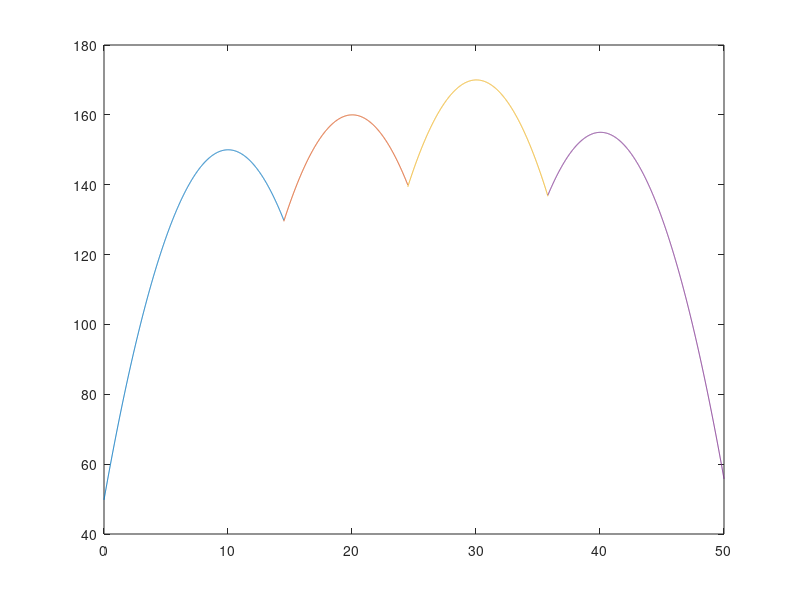

MATLAB code to generate this figure:
x1 = 0:0.01:14.5;
y1 = -power((x1-10.01),2)+150;

x2 = 14.5:0.01:24.5;
y2= -power((x2-20.02),2)+160;

x3 = 24.5:0.01:35.8;
y3 =-power((x3-30.03),2)+170;
 
x4 = 35.8:0.01:50;
y4 =-power((x4-40.04),2)+155;

plot(x1,y1,x2,y2,x3,y3,x4,y4);